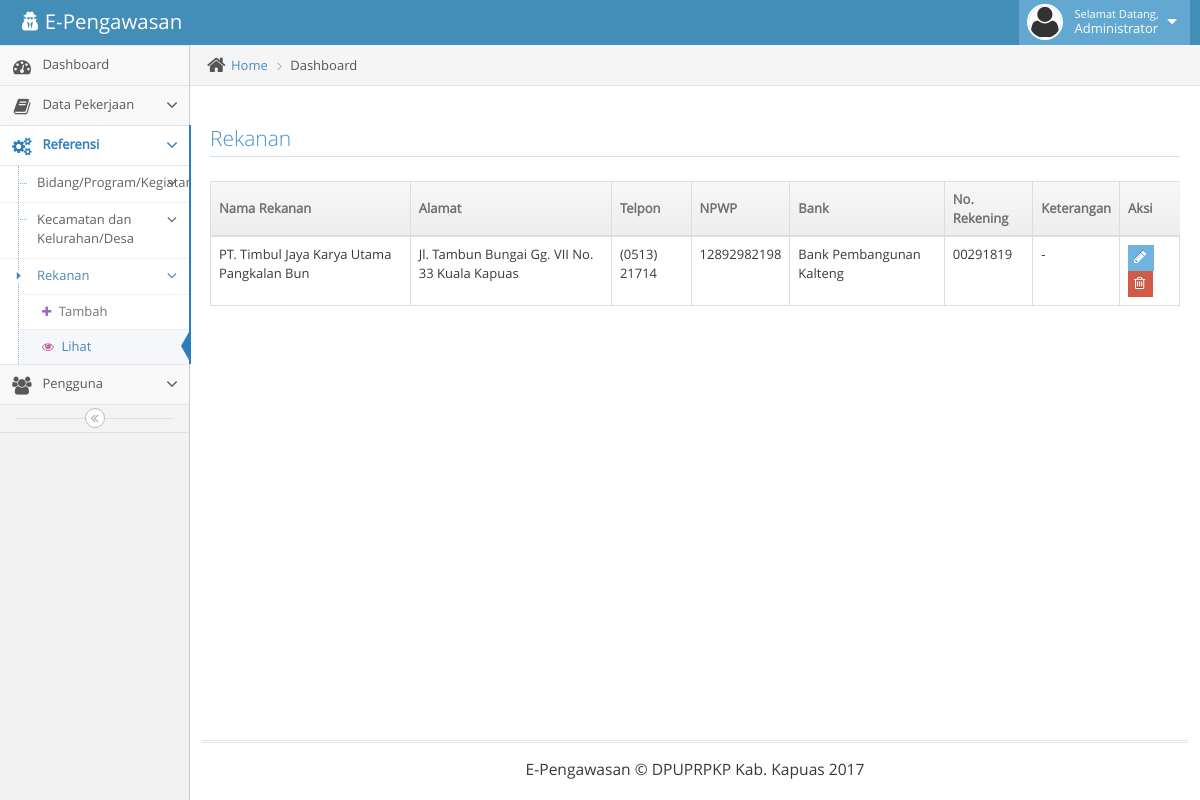
The page /main.php?page=ref-rekanan (signed in) on the database its author committed.
### tables this page shows
CREATE TABLE IF NOT EXISTS `ref_rekanan` (
  `idrekanan` int(11) NOT NULL AUTO_INCREMENT,
  `nama` varchar(100) NOT NULL,
  `alamat` varchar(150) NOT NULL,
  `telpon` varchar(30) NOT NULL,
  `npwp` varchar(50) NOT NULL,
  `bank` varchar(50) NOT NULL,
  `rek` varchar(30) NOT NULL,
  `ket` varchar(225) NOT NULL,
  PRIMARY KEY (`idrekanan`)
);

### ref-rekanan.php (the view, shortened to what this page needs)
<div class="main-content-inner">
	<div class="breadcrumbs ace-save-state" id="breadcrumbs">
		<ul class="breadcrumb">
			<li>
				<i class="ace-icon fa fa-home home-icon"></i>
				<a href="#">Home</a>
			</li>
			<li class="active">Dashboard</li>
		</ul>
	</div>
	<div class="page-content">
		<div class="row">
			<div class="col-xs-12">
				<?php
				if(isset($_GET['add'])){
				?>
				<div class="row">
					<div class="space-6"></div>
					<div class="col-md-12">
						<h3 class="header smaller lighter blue">Rekanan</h3>
						<div class="clearfix">
							<div class="pull-right tableTools-container"></div>
						</div>
						<div class="col-md-12">
							<div class="widget-box">
								<div class="widget-header">
									<h4 class="widget-title">Tambah Rekanan</h4>
								</div>
								<div class="widget-body">
									<div class="widget-main">
										<form method="post">
											<div>
												<label for="form-field-select-3">Nama Rekanan</label>
												<br />
												<input type="text" id="form-field-1" name="nama" placeholder="Nama Rekanan" class="form-control" />
											</div>
											<div>
												<label for="form-field-select-3">Alamat</label>
												<br />
												<input type="text" id="form-field-1" name="alamat" placeholder="Alamat" class="form-control" />
											</div>
											<div>
												<label for="form-field-select-3">Telpon</label>
												<br />
												<input type="text" id="form-field-1" name="telpon" placeholder="Telpon" class="form-control" />
											</div>
											<div>
												<label for="form-field-select-3">NPWP</label>
												<br />
												<input type="text" id="form-field-1" name="npwp" placeholder="Nomor Pokok Wajib Pajak" class="form-control" />
											</div>
											<div>
												<label for="form-field-select-3">Bank</label>
												<br />
												<input type="text" id="form-field-1" name="bank" placeholder="Nama Bank" class="form-control" />
											</div>
											<div>
												<label for="form-field-select-3">Nomor Rekening</label>
												<br />
												<input type="text" id="form-field-1" name="rek" placeholder="Nomor Rekening" class="form-control" />
											</div>
											<div>
												<label for="form-field-select-3">Keterangan</label>
												<br />
												<input type="text" id="form-field-1" name="ket" placeholder="Keterangan" class="form-control" />
											</div>
											<div class="form-actions center">
												<button class="btn btn-info" name="add" type="submit">
													<i class="ace-icon fa fa-check bigger-110"></i>
													Submit
												</button>
												&nbsp; &nbsp; &nbsp;
												<button class="btn btn-danger" type="button" onclick="location.href='?page=ref-rekanan'">
													<i class="ace-icon fa fa-close bigger-110"></i>
													Cancel
												</button>
											</div>
										</form>
										<hr />
									</div>
								</div>
							</div>
						</div>
					</div>
				</div>
				<?php
				}else{
				?>
				<div class="row">
					<div class="space-6"></div>
					<div class="col-md-12">
						<h3 class="header smaller lighter blue">Rekanan</h3>
						<div class="clearfix">
						</div>
						<table id="table-rekanan" class="table table-bordered table-hover">
							<thead>
								<tr>
									<th>Nama Rekanan</th>
									<th>Alamat</th>
									<th>Telpon</th>
									<th>NPWP</th>
									<th>Bank</th>
									<th>No. Rekening</th>
									<th>Keterangan</th>
									<th>Aksi</th>
								</tr>
							</thead>
							<tbody>
								<?php
								$q=mysql_query("select * from ref_rekanan");
								while($h=mysql_fetch_array($q)){
								?>
								<tr>
									<td><?php echo $h['nama']; ?></td>
									<td><?php echo $h['alamat']; ?></td>
									<td><?php echo $h['telpon']; ?></td>
									<td><?php echo $h['npwp']; ?></td>
									<td><?php echo $h['bank']; ?></td>
									<td><?php echo $h['rek']; ?></td>
									<td><?php echo $h['ket']; ?></td>
									<td>
										<div class="btn-group">
											<button class="btn btn-xs btn-info" onclick="location.href='?page=ref-rekanan&id=<?php echo $h['idrekanan']; ?>&edit'" type="button">
												<i class="ace-icon fa fa-pencil bigger-120"></i>
											</button>
											<button class="btn btn-xs btn-danger" onclick="location.href='?page=ref-rekanan&id=<?php echo $h['idrekanan']; ?>&del'" type="button">
												<i class="ace-icon fa fa-trash-o bigger-120"></i>
											</button>
										</div>
									</td>
								</tr>
								<?php
								}
								?>
							</tbody>
						</table>
					</div>
				</div>
				<?php
				}
				?>
			</div>
		</div>
	</div>
</div>

### rows shown on the page
ref_rekanan: nama "PT. Timbul Jaya Karya Utama Pangkalan Bun", alamat "Jl. Tambun Bungai Gg. VII No. 33 Kuala Kapuas", telpon "(0513) 21714", npwp "12892982198", bank "Bank Pembangunan Kalteng", rek "00291819", ket "-"

### other values the page prints
$_SESSION['nama'] "Administrator"
